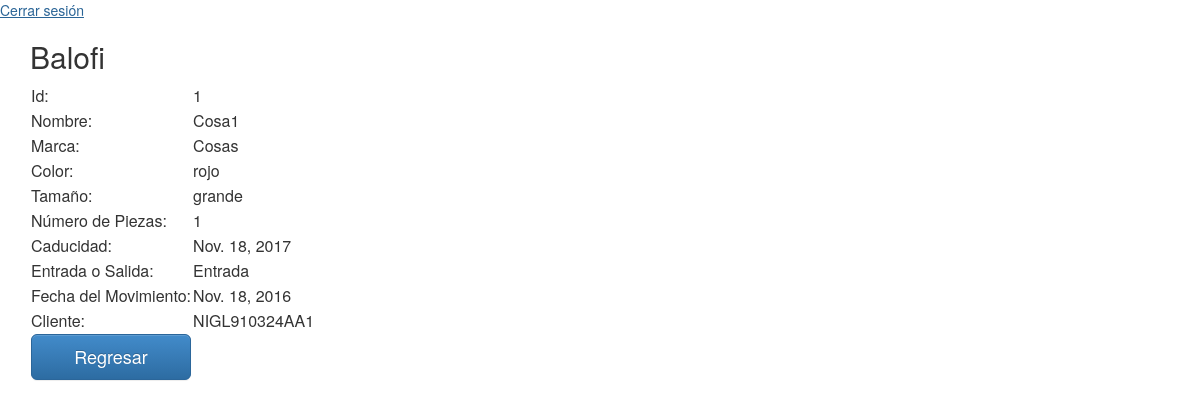
Page /consultaProducto/1/NIGL910324AA1 on the committed database.
### balofi/models.py (models this page shows)
class Productos(models.Model):
	idProducto = models.IntegerField(primary_key=True)
	nombre = models.CharField(max_length=50)
	marca = models.CharField(max_length=50)
	color = models.CharField(max_length=15)
	tamanio = models.CharField(max_length=15)
	numeroDePiezas = models.IntegerField(default=1)
	entradaOSalida = models.IntegerField(default=0)
	fechaMovimiento = models.DateField(auto_now=False,auto_now_add=False)
	caducidad = models.DateField(auto_now=False,auto_now_add=False)
	cantidad = models.IntegerField(default=1)
	cliente = models.CharField(max_length=13)

### balofi/views.py (the view)
# urls.py: url(r'^consultaProducto/(?P<pk>.+)/(?P<rfc>.+)$', views.consultar_Producto, name='consultaProducto'),
def consultar_Producto(request, pk, rfc):
	x = get_object_or_404(Productos, pk=pk)
	y = get_object_or_404(Clientes, rfc=rfc)
	productos = Productos.objects.filter(idProducto=x.idProducto)
	return render(request, 'balofi/consultarProducto.html', {'productos':productos, 'cliente':y})

### balofi/templates/balofi/consultarProducto.html (shortened to what this page needs)
{% load i18n staticfiles %}
<html>
<head>
<link rel="stylesheet" type="text/css" href="{% static 'balofi/css/bootstrap.min.css' %}">
<link rel="stylesheet" type="text/css" href="{% static 'balofi/css/bootstrap-theme.min.css' %}">
<link rel="stylesheet" type="text/css" href="{% static 'balofi/css/base.css' %}" />
</head>
<body>
  <a href={% url 'registration:login' %}>Cerrar sesi&oacute;n</a>
 <div class="container">
  <h2 class="form-signin-heading">Balofi</h2>
 </div>
    <div class="container">
	 {% for producto in productos %}
    <table>
	 <tr><td>Id:</td><td>{{producto.idProducto}}</td></tr>
	 <tr><td>Nombre:</td><td>{{producto.nombre}}</td></tr>
	 <tr><td>Marca:</td><td>{{producto.marca}}</td></tr>
	 <tr><td>Color:</td><td>{{producto.color}}</td></tr>
	 <tr><td>Tama&ntilde;o:</td><td>{{producto.tamanio}}</td></tr>
	 <tr><td>N&uacute;mero de Piezas:</td><td>{{producto.numeroDePiezas}}</td></tr>
	 <tr><td>Caducidad:</td><td>{{producto.caducidad}}</td></tr>
	 <tr><td>Entrada o Salida:</td>
	 {% if producto.entradaOSalida == 0 %}
	  <td>Entrada</td>
	 {% else %}
	  <td>Salida</td>
	 {% endif %}
	 </tr>
	 <tr><td>Fecha del Movimiento:</td><td>{{producto.fechaMovimiento}}</td></tr>
	 <tr><td>Cliente:</td><td>{{producto.cliente}}</td></tr>
 {% endfor %}
  	<tr><td><a href={% url 'productos' cliente.pk %}><button class="btn btn-lg btn-primary btn-block" type="submit">Regresar</button></a></td></tr>
	</table>
   </div>
</body>
</html>

### balofi/static/balofi/css/base.css (style rules this page uses)
body { padding-bottom: 40px; }

### rows in the picture
Productos: idProducto "1", nombre "Cosa1", marca "Cosas", color "rojo", tamanio "grande", numeroDePiezas "1", caducidad "Nov. 18, 2017", entradaOSalida "Entrada", fechaMovimiento "Nov. 18, 2016", cliente "NIGL910324AA1"
